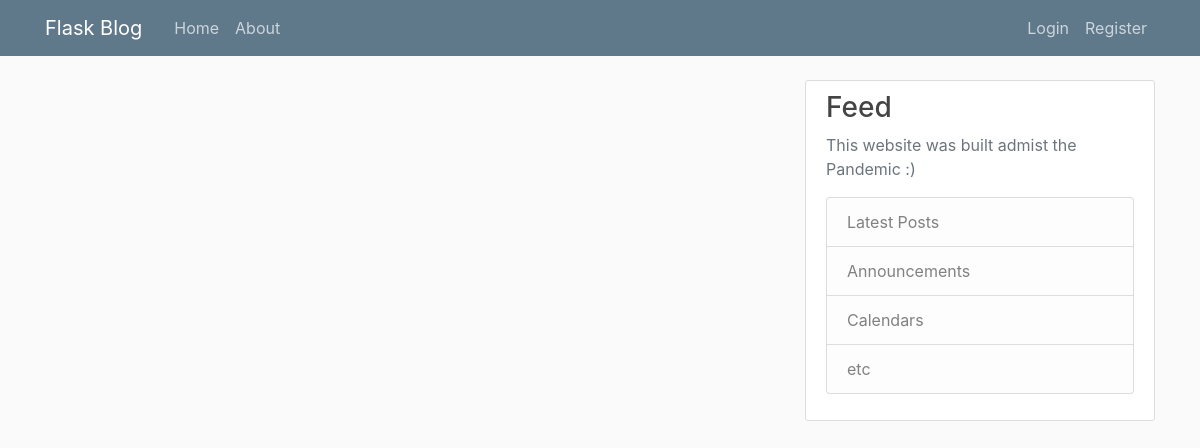
/home, run on an earlier commit of the app's database.
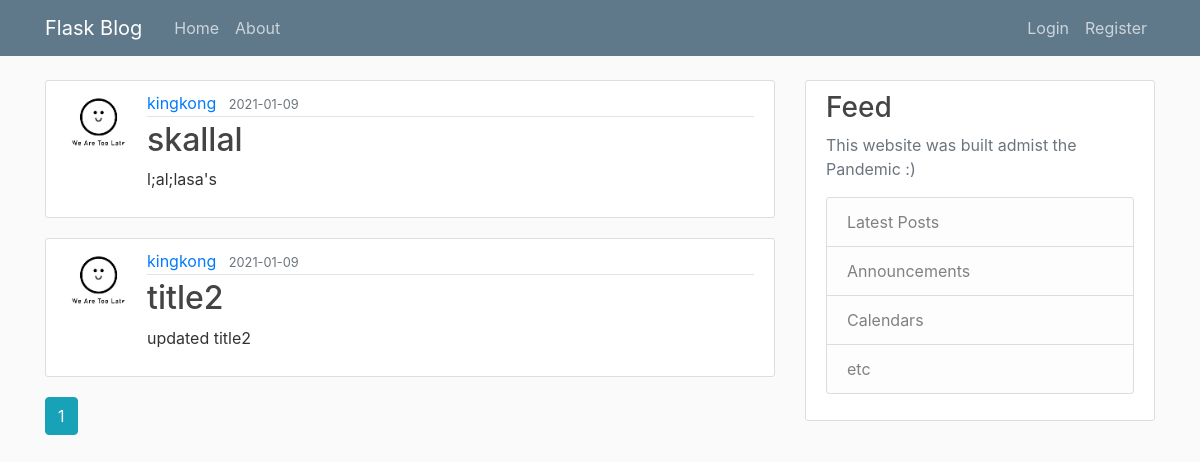
And on a later commit of the database.
### flaskapp/db_models.py (models this page shows, shortened)
class Post(db.Model):
    id = db.Column(db.Integer, primary_key = True)
    title = db.Column(db.String(100), nullable = False)
    date_posted = db.Column(db.DateTime(), nullable = False, default=datetime.utcnow)
    content = db.Column(db.Text, nullable = False)
    user_id = db.Column(db.Integer, db.ForeignKey('user.id')) #user here is the class User - User.id

class User(db.Model, UserMixin):
    id = db.Column(db.Integer, primary_key = True)
    username = db.Column(db.String(17), unique = True, nullable = False)
    email = db.Column(db.String(100), unique = True, nullable = False)
    image_file = db.Column(db.String(20), nullable = False, default = 'default.jpg')
    password = db.Column(db.String(60), nullable = False)
    posts = db.relationship('Post', backref='author', lazy = True) #Post here is the class Post

### flaskapp/main/routes.py (the view)
@main.route("/")
@main.route("/home")
def home():
    page = request.args.get('page',1,type=int)
    posts = Post.query.order_by(Post.date_posted.desc()).paginate(page = page, per_page=7)
    return render_template('home.html', posts=posts)

### flaskapp/templates/home.html
{% extends "layout.html" %}
{% block content %}
    {% for post in posts.items %}
        <article class="media content-section">
          <img class = "rounded-circle article-img" src="{{url_for('static',filename='profilepics/'+post.author.image_file)}}">
          <div class="media-body">
            <div class="article-metadata">
              <a class="mr-2" href="{{url_for('users.user_posts',username=post.author.username)}}">{{ post.author.username }}</a>
              <small class="text-muted">{{ post.date_posted.strftime('%Y-%m-%d') }}</small>
            </div>
            <h2><a class="article-title" href="{{url_for('posts.post', post_id = post.id)}}">{{ post.title }}</a></h2>
            <p class="article-content">{{ post.content }}</p>
          </div>
        </article>
    {% endfor %}
    {% for page_num in posts.iter_pages(left_edge=1, right_edge=1, left_current=1, right_current=2) %}
      {% if page_num %}
        {% if posts.page == page_num %}
          <a class ="btn btn-info mb-4" href = "{{ url_for('main.home', page=page_num) }}" > {{page_num}}</a>
        {% else %}
          <a class ="btn btn-outline-info mb-4" href = "{{ url_for('main.home', page=page_num) }}" > {{page_num}}</a>
        {% endif %}
      {% else %}
        ...
      {% endif %}
    {% endfor %}
{% endblock content %}

### flaskapp/templates/layout.html (shortened to what this page needs)
<!DOCTYPE html>
<html>
<head>
    <link rel="stylesheet" href="https://maxcdn.bootstrapcdn.com/bootstrap/4.0.0/css/bootstrap.min.css">
    <link rel="stylesheet" type="text/css" href="{{ url_for('static', filename='main.css') }}">
</head>
<body>
    <header class="site-header">
      <nav class="navbar navbar-expand-md navbar-dark bg-steel fixed-top">
        <div class="container">
          <a class="navbar-brand mr-4" href="/">Flask Blog</a>
          <div class="collapse navbar-collapse" id="navbarToggle">
            <div class="navbar-nav mr-auto">
              <a class="nav-item nav-link" href="{{ url_for('main.home') }}">Home</a>
              <a class="nav-item nav-link" href="{{ url_for('main.about') }}">About</a>
            </div>
            <div class="navbar-nav">
              {% if current_user.is_authenticated %}
                <a class="nav-item nav-link" href="{{ url_for('posts.createpost') }}">New Post</a>
                <a class="nav-item nav-link" href="{{ url_for('users.account') }}">Account</a>
                <a class="nav-item nav-link" href="{{ url_for('users.logout') }}">Logout</a>
              {% else %}
                <a class="nav-item nav-link" href="{{ url_for('users.signin') }}">Login</a>
                <a class="nav-item nav-link" href="{{ url_for('users.register') }}">Register</a>
              {% endif %}
            </div>
          </div>
        </div>
      </nav>
    </header>
    <main role="main" class="container">
      <div class="row">
        <div class="col-md-8">
          {% block content %}{% endblock %}
        </div>
        <div class="col-md-4">
          <div class="content-section">
            <h3>Feed</h3>
            <p class='text-muted'>This website was built admist the Pandemic :)
              <ul class="list-group">
                <li class="list-group-item list-group-item-light">Latest Posts</li>
                <li class="list-group-item list-group-item-light">Announcements</li>
                <li class="list-group-item list-group-item-light">Calendars</li>
                <li class="list-group-item list-group-item-light">etc</li>
              </ul>
            </p>
          </div>
        </div>
      </div>
    </main>
</body>
</html>

### flaskapp/static/main.css (style rules this page uses)
body { background: #fafafa; color: #333333; margin-top: 5rem; }
h1, h2, h3, h4, h5, h6 { color: #444444; }
.bg-steel { background-color: #5f788a; }
.site-header .navbar-nav .nav-link { color: #cbd5db; }
.content-section { background: #ffffff; padding: 10px 20px; border: 1px solid #dddddd; border-radius: 3px; margin-bottom: 20px; }
.article-title { color: #444444; }
.article-content { white-space: pre-line; }
.article-img { height: 65px; width: 65px; margin-right: 16px; }
.article-metadata { padding-bottom: 1px; margin-bottom: 4px; border-bottom: 1px solid #e3e3e3 }

What changed in the data, as far as the page shows it:
added Post: image_file (placeholder picture), author.username "kingkong", date_posted "2021-01-09", title "skallal", content "l;al;lasa's"
added Post: image_file (placeholder picture), author.username "kingkong", date_posted "2021-01-09", title "title2", content "updated title2"
Also different on the page:
new list line: "1"
